Frame 1 (no input): blank canvas, image omitted
Frame 60 (no input): blank canvas, image omitted
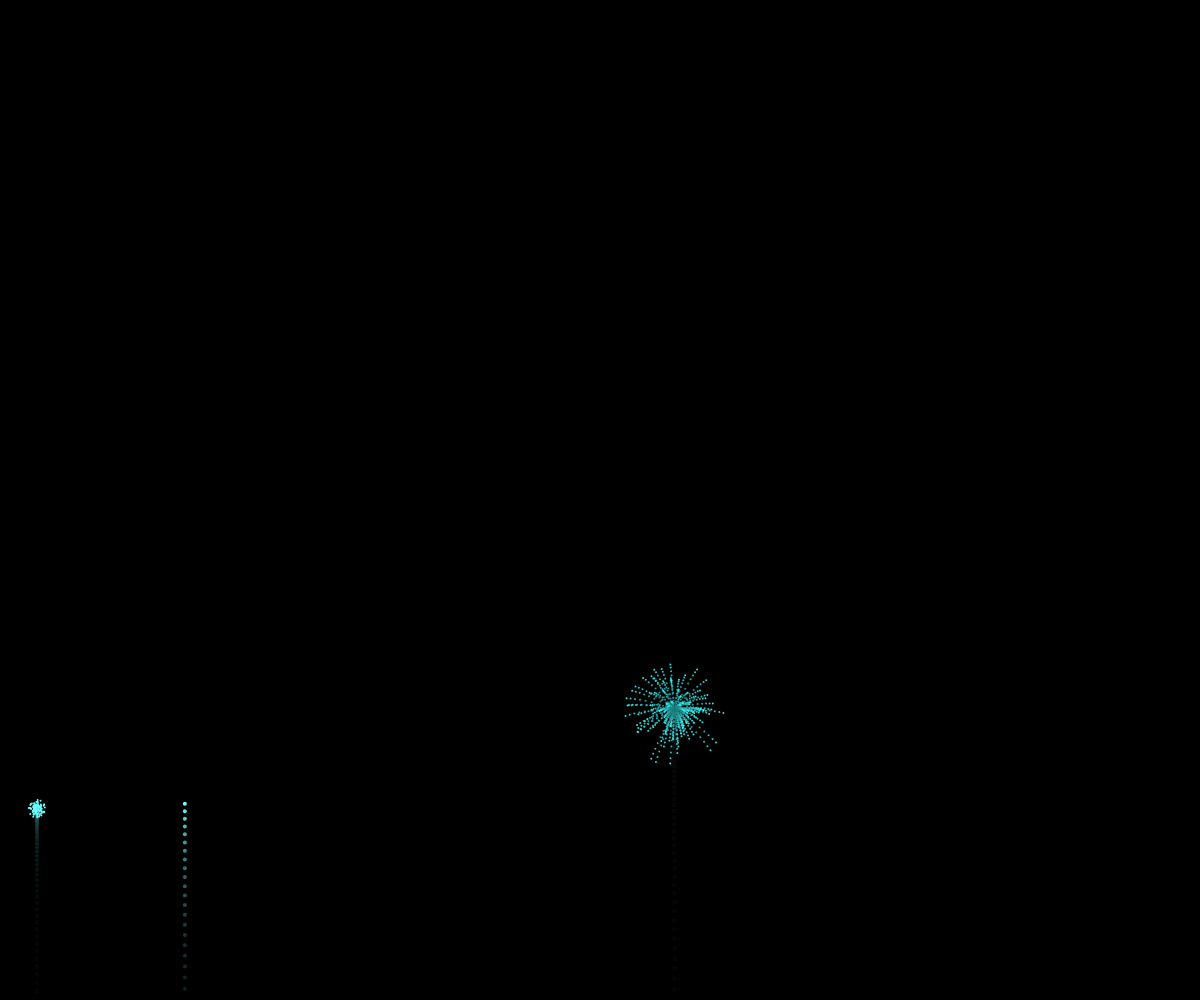
Frame 120 (the mouse pressed at the canvas centre since frame 60)

The p5.js sketch whose frames 1 and 60 were blank and that drew this single picture after the mouse press (run headless with seeded random() and noise() and a simulated clock; from frame 60 on, the mouse is pressed at the canvas centre):

// p5.js sketch
// ── sketch.js
// Daniel Shiffman
// http://codingtra.in
// https://youtu.be/CKeyIbT3vXI

const fireworks = [];
let gravity;

var paused = false;
function setup() {
  createCanvas(windowWidth, windowHeight);
  colorMode(HSB);
  gravity = createVector(0, 0.2);
  stroke(255);
  strokeWeight(4);
  background(0);
}

function draw(){
  if (paused){
    // do pause stuff
  } else {
    // do the normal stuff
    colorMode(RGB);
    background(0, 0, 0, 25);
    
    if (random(1) < 0.04) {
      fireworks.push(new Firework());
    }
    
    for (let i = fireworks.length - 1; i >= 0; i--) {
      fireworks[i].update();
      fireworks[i].show();
      if (fireworks[i].done()) {
        fireworks.splice(i, 1);
      }
    }
  }
}

function keyPressed() {
  if (key === 'p') {
    //pause the fireworks 
    paused = true;
  }
}

// ── firework.js
// Daniel Shiffman
// http://codingtra.in
// https://youtu.be/CKeyIbT3vXI

const COLORS = [240, 330, 0, 108, 60, 280, 168];
class Firework {
  
  constructor() {
    // Set the color to one of the pre-defined random colors
    this.hu = random(COLORS);
    this.firework = new Particle(random(width), height, this.hu, true);
    this.exploded = false;
    this.particles = [];
  }

  done() {
    if (this.exploded && this.particles.length === 0) {
      return true;
    } else {
      return false;
    }
  }

  update() {
    if (!this.exploded) {
      this.firework.applyForce(gravity);
      this.firework.update();

      if (this.firework.vel.y >= 0) {
        this.exploded = true;
        this.explode();
      }
    }

    for (let i = this.particles.length - 1; i >= 0; i--) {
      this.particles[i].applyForce(gravity);
      this.particles[i].update();

      if (this.particles[i].done()) {
        this.particles.splice(i, 1);
      }
    }
  }

  explode() {
    for (let i = 0; i < 100; i++) {
      const p = new Particle(this.firework.pos.x, this.firework.pos.y, this.hu, false);
      this.particles.push(p);
    }
  }

  show() {
    if (!this.exploded) {
      this.firework.show();
    }

    for (var i = 0; i < this.particles.length; i++) {
      this.particles[i].show();
    }
  }
}

function keyPressed() {
  if (keyCode == UP_ARROW){
    this.firework.pos.y =  this.firework.pos.y - 10
  }
}
// ── particle.js
// Daniel Shiffman
// http://codingtra.in
// https://youtu.be/CKeyIbT3vXI

class Particle {
  constructor(x, y, hu, firework) {
    this.pos = createVector(x, y);
    this.firework = firework;
    this.lifespan = 250;
    this.hu = hu;
    this.acc = createVector(0, 0);
    if (this.firework) {
      this.vel = createVector(0, random(-12, -8));
    } else {
      this.vel = p5.Vector.random2D();
      this.vel.mult(random(2, 10));
    }
  }

  applyForce(force) {
    this.acc.add(force);
  }

  update() {
    if (!this.firework) {
      this.vel.mult(0.9);
      this.lifespan -= 4;
    }
    this.vel.add(this.acc);
    this.pos.add(this.vel);
    this.acc.mult(0);
  }

  done() {
    if (this.lifespan < 0) {
      return true;
    } else {
      return false;
    }
  }

  show() {
    const COLORS =[  [0, 68, 255],
                        [255, 0, 0],
                      [26, 255, 0],
                        [204, 246, 200]];
    let c = random(COLORS);
    stroke(c);

    if (!this.firework) {
      strokeWeight(2);
      stroke(this.hu, 255, 255, this.lifespan);
    } else {
      strokeWeight(4);
      stroke(this.hu, 255, 255);
    }

    point(this.pos.x, this.pos.y);
  }
}
